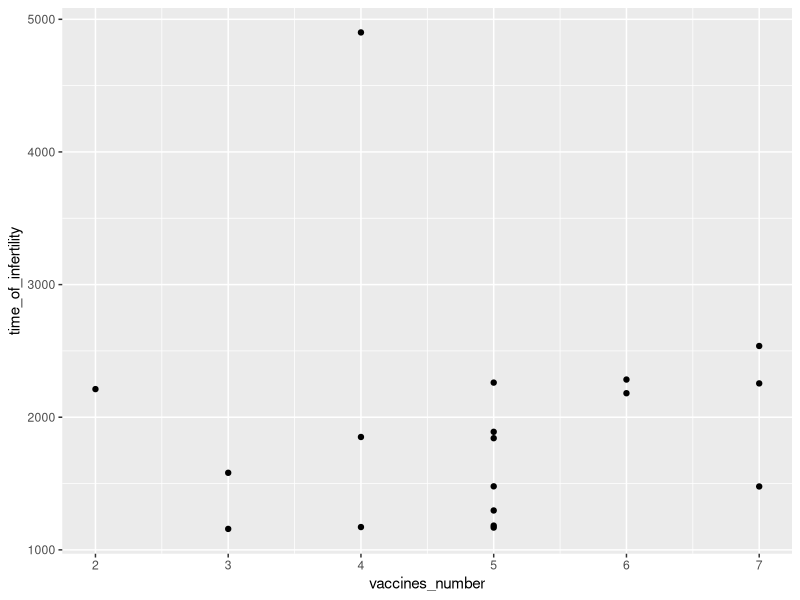
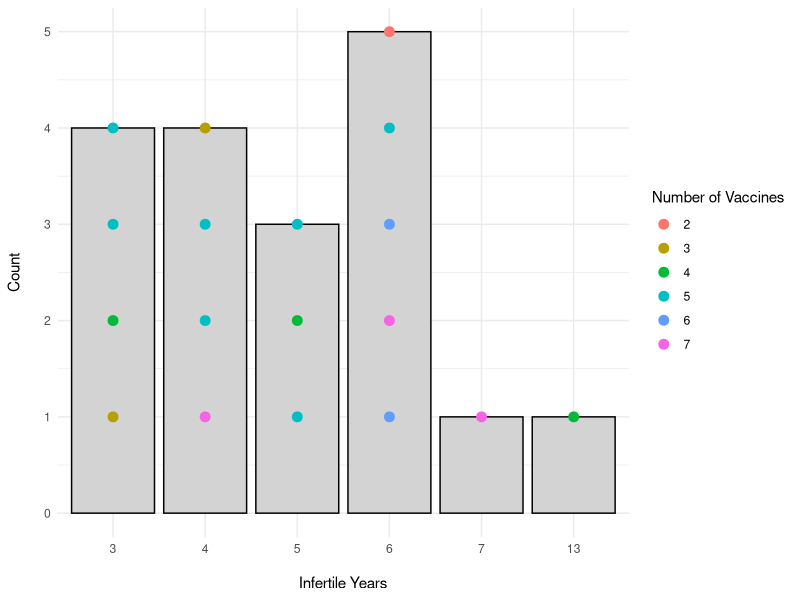
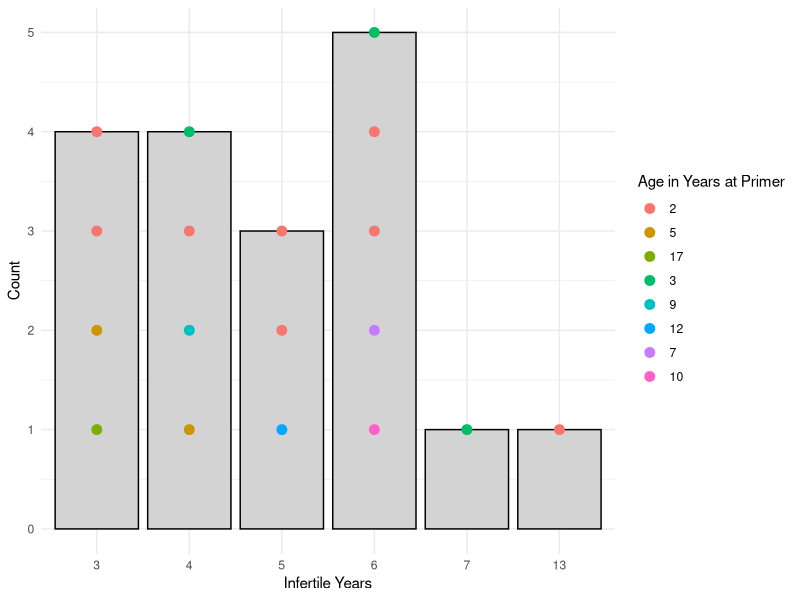

Write the R code that produced these figures, in order. (Note: this script raises an error after producing the figures.)
# libraries and data import----
library(tidyverse)
library(readxl)
library(ggrepel)
library(lubridate)
library(gridExtra)

pzp <- read_excel("data/pzpdata.xlsx")
pzp <- mutate_if(pzp, is.POSIXct, as.Date)
pzp$Foal_DOB_P_9yr <- as.Date(pzp$Foal_DOB_P_9yr)
pzp$Foal_DOB_P_10yr <- as.Date(pzp$Foal_DOB_P_9yr)

# CURRENTLY WITH 2 YRS discarding treatment, just efficacy -> birth again -----
# got an initial primer and booster
pandb <- pzp %>%  filter(!is.na(Primer)& !is.na(Booster1))

str(pandb [, 30:39])

# had at least 3 years of recorded infertility
efficient <- pandb %>%
  filter(apply(select(., 30:39), 1, function(row) {
      runs <- rle(row == "NP")
      any(runs$values & runs$lengths >= 2) }))
# maybe change to 2 years?
  
View(efficient)
nrow(efficient) # 62/85

# make a variable for whether they gave birth post infertility period
# attempt 1 - 
# if 3 years infertile and then birth again, 1,
# if not than 0
efficient <- efficient %>%
  mutate(birth_again = apply(select(., 30:39), 1, function(row) {
    # Get run lengths 
    runs <- rle(row == "NP")
    # check for at least one run of 3 or more NAs followed by a non-NA
    for (i in seq_along(runs$lengths)) {
      if (runs$values[i] == TRUE && runs$lengths[i] >= 3) { 
        # At least 3 consecutive "NP"
        # Calculate the starting index for the remaining values after the NP run
        start_idx <- sum(runs$lengths[1:i]) + 1
        remaining_values <- row[start_idx:length(row)]
        # Check if there's any "YES" in the remaining values, ignoring NA values
        if (any(remaining_values == "YES", na.rm = TRUE)) {
          return(1) }}}
    return(0) }))

# attempt 2 - separate non-reversible and data deficient
efficient <- efficient %>%
  mutate(birth_again = apply(select(., 30:39), 1, function(row) {
    runs <- rle(row == "NP")
    # initialise
    first_condition_met <- FALSE
    # Check if: 3 or more consecutive "NP"s followed by a "YES"
    for (i in seq_along(runs$lengths)) {
      # runs already made in prev code - if delete that then need to put it here
      if (runs$values[i] == TRUE && runs$lengths[i] >= 2) { 
        # At least 3 consecutive "NP"
        start_idx <- sum(runs$lengths[1:i]) + 1
        remaining_values <- row[start_idx:length(row)]
        if (any(remaining_values == "YES", na.rm = TRUE)) {
          first_condition_met <- TRUE
          break}}}
    if (first_condition_met) {
      return(1) }
    # Check for the second condition: 5 or more consecutive "NP"s
    if (any(runs$values & runs$lengths >= 5)) {
      return(0)}
    return(2)  }))

efficient_zero <- efficient %>% filter(birth_again == 0)
efficient_one <- efficient %>% filter (birth_again == 1)
efficient_excluded <- efficient %>%  filter (birth_again == 2)
efficient_unambigous <- efficient %>% filter((birth_again ==1) |(birth_again ==0) )
efficient_unambigous$age_at_primer <- as.numeric(efficient_unambigous$Primer - efficient_unambigous$birth_date)
efficient_unambigous$vaccines_number <- rowSums(!is.na(efficient_unambigous[, c(5:12)]))


# is there an effect on the above grouping of a) age at primer and b) number of doses received?
model_age <- glm(birth_again ~ age_at_primer, data = efficient_unambigous, family = binomial )
summary(model_age)
# no effect, but also very small sample size
model_vaccines <- glm(birth_again ~ vaccines_number, data = efficient_unambigous, family = binomial )
summary(model_vaccines)
# :') the more vaccines received the more likely they are to be in the group that came back to birth
# small sample size, but also: maybe they were more likely to give birth and thats why they received the more vaccines?
# but it should actually be: vaccines received before coming back to birth for those that did.
# actually: cannot compare, since its biased if I count like this.
# differently for both groups: before coming back to those that did but overall for those that didnt.
# year in which they received primer?
efficient_unambigous$year_primer <- as.factor(year(efficient_unambigous$Primer))
model_year <- glm(birth_again ~ year_primer, data = efficient_unambigous, family = binomial)
summary(model_year)
# absolutely no effect

# how long on average were they infertile for?
efficient_one<- efficient_one %>% 
  mutate(time_infertility = case_when(
    !is.na(Foal_DOB_P_3yr) ~ Foal_DOB_P_3yr,
    !is.na(Foal_DOB_P_4yr) ~ Foal_DOB_P_4yr,
    !is.na(Foal_DOB_P_5yr) ~ Foal_DOB_P_5yr,
    !is.na(Foal_DOB_P_6yr) ~ Foal_DOB_P_6yr,
    !is.na(Foal_DOB_P_7yr) ~ Foal_DOB_P_7yr,
    !is.na(Foal_DOB_P_8yr) ~ Foal_DOB_P_8yr,
    !is.na(Foal_DOB_P_9yr) ~ Foal_DOB_P_9yr,
    !is.na(Foal_DOB_P_10yr) ~ Foal_DOB_P_10yr))


# days from primer to first foal
pzp <- pzp %>% 
  mutate(days_primer_to_firstfoal = as.numeric( first_foal_after_treatment - Primer))
efficient_one <- efficient_one %>%  mutate(time_of_infertility =
                              as.numeric(time_infertility - Primer))

str(efficient_one$time_of_infertility)
mean(efficient_one$time_of_infertility)/365
sd(efficient_one$time_of_infertility)/365 
# avg time of infertility: 5 years 7 months, sd 0.9779
max(efficient_one$time_of_infertility)/365  # 6.95
min(efficient_one$time_of_infertility)/365 # 4.05
efficient_one$vaccines_number <- rowSums(!is.na(efficient_one[, c(5:12)]))
efficient_one$age_at_primer <- as.numeric(efficient_one$Primer - efficient_one$birth_date)
mean(efficient_one$age_at_primer)/365 # 5.12 years old

(plot_vaccines <- ggplot (efficient_one, aes( x = vaccines_number, y = time_of_infertility))+ geom_point())
# doesnt make too much sense as dont know if they got the vacccines before or after

efficient_one <- efficient_one %>%
  mutate(infertility_years = round(time_of_infertility / 365))  

efficient_one <- efficient_one %>%
  group_by(infertility_years) %>%
  mutate(point_position = seq(1, n(), length.out = n()))  # Evenly distribute points

efficient_one <- efficient_one %>%
  mutate(infertility_years = factor(infertility_years))

#  Plot with bars and evenly distributed points
(plot_vaccines_2 <- ggplot(efficient_one, aes(x = infertility_years)) +
    # Bar plot layer
    geom_bar(fill = "lightgray", color = "black") +
    # Overlay points evenly distributed along a vertical line within the bar
    geom_point(aes(y = point_position, color = factor(vaccines_number)), 
               size = 3, position = position_nudge(x = 0)) +  # Adjust point size and nudge
    scale_color_discrete(name = "Number of Vaccines") +  # Color by number of vaccines
    labs(x = "\nInfertile Years", y = "Count\n") +  # Adjust labels
    theme_minimal() ) 
# again, this plot makes no sense

efficient_one <- efficient_one%>%
  mutate(age_in_years_at_primer = round(age_at_primer / 365))  
efficient_one<-  efficient_one %>%
  mutate(age_category = factor(age_in_years_at_primer))  

efficient_one <- efficient_one %>%
  group_by(infertility_years) %>%
  mutate(point_position = seq(1, n(), length.out = n()))  

(plot_vaccines_2 <- ggplot(efficient_one, aes(x = infertility_years)) +
    geom_bar(fill = "lightgray", color = "black") +
    geom_point(aes(y = point_position, color = age_category), 
               size = 3, position = position_nudge(x = 0)) +  
    scale_color_discrete(name= "Age in Years at Primer") +  
    labs(x = "Infertile Years", y = "Count") +  
    theme_minimal())

# Function to calculate the longest consecutive "NP" in a vector
longest_consecutive_np <- function(row) {
  # Convert the row to a character vector to handle cases like factors
  row <- as.character(row)
  # Find consecutive "NP" values
  rle_result <- rle(row == "NP")
  # Return the length of the longest run of TRUE (where "NP" occurs)
  max(rle_result$lengths[rle_result$values == TRUE], na.rm = TRUE)}

str(efficient_zero[, 30:39])

efficient_zero$infertile_years <- apply(efficient_zero[, 30:39], 1, longest_consecutive_np)
efficient_zero$vaccines_number <- rowSums(!is.na(efficient_two[, c(5:12)]))
efficient_zero$age_at_primer <- as.numeric(efficient_zero$Primer - efficient_zero$birth_date)
mean(efficient_zero$age_at_primer)/365  # 6.1 years old
sd(efficient_zero$age_at_primer)/365
min(efficient_zero$age_at_primer)/365
max(efficient_zero$age_at_primer)/365
(plot_vaccines <- ggplot (efficient_zero, aes( x = age_at_primer/365, y = infertile_years))+ geom_point())
# no but this makes no sense this is just the length of data we have...



# if we just look at the "standard treatment"----
# filter horses who got 2 or 3 vaccines
reversibility_data <- pzp %>% filter(!is.na(Primer) & !is.na(Booster1) 
                                     & is.na (Booster3) & is.na(Booster4)) %>% 
  mutate(which_vaccines = case_when(!is.na(Booster2) ~ "3",
                                    is.na(Booster2) ~ "2")) %>% 
  select (-Std_num, -Booster3, -Booster4, - DOB_latest_foal, -DOB_foal_year_before, -primer_on_time, -booster_on_time, 
          - fertility, -efficiency_year1)

(vaccines_summary <- reversibility_data %>% 
    group_by(which_vaccines) %>% 
    summarise(count = length(which_vaccines)))
# 60 got 2 vaccines, 86 got 3

str(reversibility_data[,25:34])
# add how many years of data we have
reversibility_data <- reversibility_data %>%
  mutate(years_of_data = 
           ifelse(!is.na(Primer_again), 
      as.numeric(format(Primer_again, "%Y")) - as.numeric(format(Primer, "%Y")),
      apply(select(., 25:34), 1, function(row) {
        # if they didnt start treatment again - 
        stop_index <- which(is.na(row) | row == "OUT")[1]
        if (is.na(stop_index)) {10 }
        # Maximum years if no NA or "OUT" is found 
        else {stop_index - 1} 
      })))# Count up to the first occurrence

# remove observations of horses with no data 
reversibility_data <- filter(reversibility_data, years_of_data != "0")

# variable for whether ever observed to give birth again (logi)
reversibility_data <- reversibility_data %>% 
  mutate(birth_again = sapply(1:nrow(.), function(i) {
    row <- as.vector(unlist(select(.[i,], 11:20)))
    booster_value <- if(which_vaccines[i] ==3) 
    {Booster2[i] } 
    else if (which_vaccines[i] ==2) {Booster1[i]}
    else {NA}
    any(row > booster_value, na.rm = TRUE)}))

# add when the first recorded birth post-treatment was if any
reversibility_data <- reversibility_data %>%
  mutate(date_birth_again = as.Date(sapply(1:nrow(.), function(i) {
    row <- as.vector(unlist(select(.[i, ], 11:20)))
    booster_value <- if (which_vaccines[i] == 3) { Booster2[i]} 
    else if (which_vaccines[i] == 2) 
    {Booster1[i]} 
    else { NA}
    if (birth_again[i]) 
    # this means if birth again is TRUE
    {return(min(row[!is.na(row) & row > booster_value]))} 
    else 
    {return(NA)  # If birth_again is FALSE, return NA
    }}))) 

str(reversibility_data)
(reversible_summary <- reversibility_data %>% 
    group_by(which_vaccines, birth_again) %>% 
    summarise(count = length(Name)))

reversibility_2vacc <- reversibility_data %>% filter(which_vaccines == 2)
reversibility_3vacc <- reversibility_data %>% filter(which_vaccines == 3)

# 2 vaccines
(reversibility_2vacc_sum_years <- reversibility_2vacc %>% 
    group_by(years_of_data) %>% 
    summarise(count = length (Name)))

(reversibility_2vacc_plot <- ggplot(reversibility_2vacc,
                                    aes(x = years_of_data, 
                                        fill = birth_again))+
    geom_histogram(binwidth = 0.5)+
    scale_fill_manual(values = c("#CD6600", "#1C86EE"), labels = c("No", "Yes"))+
    labs(x = "\nYears of data available", y = "Number of individuals\n")+
    ggtitle("a) Primer and one booster\n")+
    scale_x_continuous(breaks = c(1,2,3,4,5,6,7,8,9))+
    guides(fill=guide_legend(title="Gave birth post-treatment"))+
    scale_x_continuous(breaks = c(1,2,3,4,5,6,7,8,9))+
    theme_classic()+
    theme(legend.position = "none"))
ggsave("pzp/plots/years_vs_reversibility_2yrs.png", dpi = 600)


# 3 vaccines
(reversibility_3vacc_sum_years <- reversibility_3vacc %>% 
    group_by(years_of_data) %>% 
    summarise(count = length (Name)))

(reversibility_3vacc_plot <- ggplot(reversibility_3vacc,
                                    aes(x = years_of_data, 
                                        fill = birth_again))+
    scale_fill_manual(values = c("#CD6600", "#1C86EE"), labels = c("No", "Yes"))+
    labs(x = "\nYears of data available", y = "Number of individuals\n")+
    ggtitle ("b) Primer and two boosters\n")+
    scale_x_continuous(breaks = c(1,2,3,4,5,6,7,8,9))+
    guides(fill=guide_legend(title="Gave birth post-treatment"))+
    theme_classic()+
    theme(legend.position = "none")+
    geom_histogram(binwidth = 0.5))
ggsave("pzp/plots/years_vs_reversibility_3yrs.png", dpi = 600)

# side by side plot 
reversibility_combined <- grid.arrange(reversibility_2vacc_plot, reversibility_3vacc_plot, nrow = 1, ncol = 2)
ggsave("pzp/plots/reversible_vs_years.png", plot = reversibility_combined, dpi = 600)

# unnecessary now, check later what this is, i forgot----
pbb <-  pzp %>%  filter(!is.na(Primer)& !is.na(Booster1) & !is.na(Booster2)
                        & is.na(Booster3) & is.na(Booster4))

pbb <- pbb %>%
  mutate(birth_again = sapply(1:nrow(.), function(i) {
    # Extract the row as a vector of dates
    row <- as.vector(unlist(select(.[i, ], 14:23)))
    # Check if any non-NA value is greater than Booster2
    any(row > Booster2[i], na.rm = TRUE)}))

pbb_summary <- pbb %>% 
  group_by(birth_again) %>% 
  summarise(count = length(birth_again))
pbb_summary

pbb <- pbb %>%
  mutate(years_of_data = apply(select(., 31:39), 1, function(row) {
      # Find the position of the first NA or "OUT"
      stop_index <- which(is.na(row) | row == "OUT")[1]
      # Count up to the first occurrence
      return(stop_index - 1)}))
str(pbb[, 31:39])

pbb <- pbb %>% filter(years_of_data > 0)

# graphs
# is there a relationship between years of data and whether they come back to give birth or not?
# generally weird pattern.
# Age? I looked at this already but in the other group

# models on reversibility, currently with stricter data----

# 1- years of data
years_model <- glm( birth_again_strict ~ years_of_data, family = binomial, data = reversibility_data)
summary(years_model)
# + - the more years, the more likely it is to be true (0/1 in R)
# more likely to be false if fewer years of data, makes sense
# aic 87

# 2 - age at primer
reversibility_data <- mutate(reversibility_data, age_at_primer = as.numeric((Primer-birth_date)/365))
age_model <- glm(birth_again_strict ~age_at_primer, family = binomial, data = reversibility_data) 
summary(age_model)

# 3 - both
both_model <- glm(birth_again_strict ~ age_at_primer + years_of_data, family = binomial, data = reversibility_data) 
summary(both_model)
# still better with explaining just with the years of data

# 4 - years of data, no of vaccines
vaccines_model <- glm(birth_again_strict ~ years_of_data + which_vaccines, family = binomial, data = reversibility_data)     
summary(vaccines_model)
# not better

# try a random effect - not ok
# null 
null_model <- glm(birth_again_strict ~1, family = binomial, data = reversibility_data)
summary(null_model) # good its higher aic

# how long on average to first foal? From the end of treatment
reversibility_data <- mutate(reversibility_data,
                             time_to_foal = case_when(
                               which_vaccines == 2 ~ as.numeric((date_birth_again - Booster1)/365),
                               which_vaccines == 3 ~ as.numeric((date_birth_again - Booster2) /365)))

# average for everyone 
mean(reversibility_data$time_to_foal, na.rm = TRUE) # 1.5 years after last vaccine
# ok, so some seem to come back because vaccination was not efficient in the first place.
# they give birth immediately after B2, which means P and B didnt work.

# so what if we change the condition? Not just birth after B2 / B1, but birth after at least 1 infertile year.

# reversibility, standard treatment, stricter criteria ----

# did they give birth again, after at least 1 infertile year?
reversibility_data <- reversibility_data %>% 
  mutate(birth_again_strict = sapply(1:nrow(.), function(i) {
    row <- as.vector(unlist(select(.[i,], 11:20)))
    booster_value <- if(which_vaccines[i] ==3) 
    {Booster2[i] } 
    else if (which_vaccines[i] ==2) {Booster1[i]}
    else {NA}
    any(row > (booster_value+545), na.rm = TRUE) }))
    # the recorded birth has to be at least 1.5 years after the last vaccine
    # this ensures that there was at least 1 infertile year after the last vaccine was received
  

reversibility_data <- reversibility_data %>%
  mutate(birth_strict = as.Date(sapply(1:nrow(.), function(i) {
    row <- as.vector(unlist(select(.[i, ], 11:20)))
    booster_value <- if (which_vaccines[i] == 3) { Booster2[i]} 
    else if (which_vaccines[i] == 2) 
    {Booster1[i]} 
    else { NA}
    if (birth_again_strict[i]) 
    {return(min(row[!is.na(row) & row > (booster_value+545) ]))} 
    else {return(NA)}  }))) 
    # If birth_again is FALSE, return NA
  

reversibility_min2yrs <- reversibility_data %>% 
  filter(years_of_data != 1)
View(reversibility_min2yrs)

str(reversibility_data)
(reversible_summary_2 <- reversibility_min2yrs %>% 
    group_by(which_vaccines, birth_again_strict) %>% 
    summarise(count = length(Name)))
# 2 vaccines: 12 didnt come back, 9 did. 
# 3 vaccines: 53 didnt come back, 15 did.

reversibility_2vacc_strict <- reversibility_min2yrs %>% filter(which_vaccines == 2)
reversibility_3vacc_strict <- reversibility_min2yrs %>% filter(which_vaccines == 3)

# 2 vaccines
(reversibility_2vacc_sum_years_strict <- reversibility_2vacc_strict %>% 
    group_by(years_of_data) %>% 
    summarise(count = length (Name)))

(reversibility_2vacc_plot_strict<- ggplot(reversibility_2vacc_strict,
                                          aes(x = years_of_data, 
                                              fill = birth_again_strict))+
    geom_histogram(binwidth = 0.5)+
    scale_fill_manual(values = c("#CD6600", "#1C86EE"), labels = c("No", "Yes"))+
    labs(x = "\nYears of data available", y = "Number of individuals\n")+
    ggtitle("a) Primer and one booster\n")+
    
    guides(fill=guide_legend(title="Gave birth post-treatment"))+
    theme_classic()+
    # theme(legend.position = "none")+
    scale_x_continuous(breaks = c(1,2,3,4,5,6,7,8,9)))
ggsave("pzp/plots/years_vs_reversibility_2yrs.png", dpi = 600)


# 3 vaccines
(reversibility_3vacc_sum_years_strict <- reversibility_3vacc_strict %>% 
    group_by(years_of_data) %>% 
    summarise(count = length (Name)))

(reversibility_3vacc_plot <- ggplot(reversibility_3vacc_strict,
                                    aes(x = years_of_data, 
                                        fill = birth_again_strict))+
    scale_fill_manual(values = c("#CD6600", "#1C86EE"), labels = c("No", "Yes"))+
    labs(x = "\nYears of data available", y = "Number of individuals\n")+
    ggtitle ("b) Primer and two boosters\n")+
    scale_x_continuous(breaks = c(1,2,3,4,5,6,7,8,9))+
    guides(fill=guide_legend(title="Gave birth post-treatment"))+
    theme_classic()+
    theme(legend.position = "none")+
    geom_histogram(binwidth = 0.5))
ggsave("pzp/plots/years_vs_reversibility_3yrs.png", dpi = 600)

reversibility_data <- mutate(reversibility_data,
                             time_to_foal_strict = case_when(
                               which_vaccines == 2 ~ as.numeric((birth_strict - Booster1)/365),
                               which_vaccines == 3 ~ as.numeric((birth_strict - Booster2) /365)))

# average for everyone 
mean(reversibility_data$time_to_foal_strict, na.rm = TRUE)
range(reversibility_data$time_to_foal_strict, na.rm = TRUE)
sd(reversibility_data$time_to_foal_strict, na.rm = TRUE)
# trying to plot data based on time since treatment  ----

reversibility_longer <- reversibility_3vacc_strict %>% 
  pivot_longer( cols= c(25:34), names_to = "Year_of_foal", values_to = "Pregnancy_status" )

reversibility_longer <- reversibility_longer %>% 
  filter(!is.na(Pregnancy_status)) %>% 
  filter(Pregnancy_status != "NK") %>% 
  filter(Pregnancy_status != "OUT")

(reversibility_summary_attempt <- reversibility_longer %>% 
    group_by(Year_of_foal, Pregnancy_status ) %>% 
    summarise(count = sum(!is.na(Pregnancy_status))))

reversibility_summary_attempt <- reversibility_summary_attempt %>% 
  drop_na() %>% 
  filter(Pregnancy_status != "OUT") %>% 
  filter(Pregnancy_status != "NK")

# try excluding those who were treated again
reversibility_longer <- reversibility_longer %>%
  mutate(Year_of_foal = as.numeric(str_extract(Year_of_foal, "\\d+")))
# redo calculations as i am not sure - ??

reversibility_longer <- reversibility_longer %>%
  filter(is.na(Primer_again) | (Year_of_foal + 1) < (as.numeric(format(Primer_again, "%Y")) - as.numeric(format(Primer, "%Y"))))

# an attempt at plot but i dont acc need the summary for this...
(plot_by_year <- ggplot(reversibility_longer,
                        aes(x = Year_of_foal, 
                            fill = Pregnancy_status))+
    scale_fill_manual(values = c("#CD6600", "#1C86EE"), labels = c("No foal", "Foal"))+
    geom_histogram(stat = "count")+
    theme_classic())  

# percentage attempt 

# Compute proportions within each year
reversibility_longer_percent <- reversibility_longer %>%
  group_by(Year_of_foal) %>%
  mutate(total = n()) %>%
  group_by(Year_of_foal, Pregnancy_status) %>%
  summarise(count = n(), .groups = "drop") %>%
  mutate(percent = count / sum(count) * 100)  # Compute percentages

# Plot as 100% stacked bars
(plot_by_year <- ggplot(reversibility_longer_percent, 
                        aes(x = Year_of_foal, 
                            y = percent, 
                            fill = Pregnancy_status)) +
    geom_col(position = "fill") +  # Fill makes bars 100% stacked
    scale_fill_manual(values = c("#CD6600", "#1C86EE"), labels = c("No foal", "Foal")) +
    scale_y_continuous(labels = scales::percent_format(scale = 1)) +  # Convert to percentage format
    theme_classic())
# but have to somehow 1) add sample size
# b) make it clear that for some horses we simply do not have the data for 5 etc years,
# so it might be a false impression that they do not come back.

# ok, but also: if they got primer again, exclude them from the years after they got the P again.
# maybe if the date recorded for something is later than the p + years of data then exclude? 
# i dont knooow

reversibility_longer_2vacc <- reversibility_2vacc_strict %>% 
  pivot_longer( cols= c(25:34), names_to = "Year_of_foal", values_to = "Pregnancy_status" )

reversibility_longer_2vacc <- reversibility_longer_2vacc %>% 
  filter(!is.na(Pregnancy_status)) %>% 
  filter(Pregnancy_status != "NK") %>% 
  filter(Pregnancy_status != "OUT")

(reversibility_summary_attempt <- reversibility_longer %>% 
    group_by(Year_of_foal, Pregnancy_status ) %>% 
    summarise(count = sum(!is.na(Pregnancy_status))))
View(reversibility_summary_attempt)
reversibility_summary_attempt <- reversibility_summary_attempt %>% 
  drop_na() %>% 
  filter(Pregnancy_status != "OUT") %>% 
  filter(Pregnancy_status != "NK")

# an attempt at plot but i dont acc need the summary for this...
(plot_by_year <- ggplot(reversibility_longer_2vacc,
                        aes(x = Year_of_foal, 
                            fill = Pregnancy_status))+
    scale_fill_manual(values = c("#CD6600", "#1C86EE"), labels = c("No foal", "Foal"))+
    geom_histogram(stat = "count")+
    theme_classic())  

# percentage attempt 

# Compute proportions within each year
reversibility_longer_percent_2vacc <- reversibility_longer_2vacc %>%
  group_by(Year_of_foal) %>%
  mutate(total = n()) %>%
  group_by(Year_of_foal, Pregnancy_status) %>%
  summarise(count = n(), .groups = "drop") %>%
  mutate(percent = count / sum(count) * 100)  # Compute percentages

# Plot as 100% stacked bars
(plot_by_year <- ggplot(reversibility_longer_percent_2vacc, 
                        aes(x = Year_of_foal, 
                            y = percent, 
                            fill = Pregnancy_status)) +
    geom_col(position = "fill") +  # Fill makes bars 100% stacked
    scale_fill_manual(values = c("#CD6600", "#1C86EE"), labels = c("No foal", "Foal")) +
    scale_y_continuous(labels = scales::percent_format(scale = 1)) +  # Convert to percentage format
    theme_classic())

# ok, but also: if they got primer again, exclude them from the years after they got the P again.
# maybe if the date recorded for something is later than the p + years of data then exclude? 
# i dont knooow

reversibility_longer_2vacc <- reversibility_longer_2vacc %>%
  mutate(Year_of_foal = as.numeric(str_extract(Year_of_foal, "\\d+")))
# redo calculations as i am not sure

reversibility_longer_2vacc <- reversibility_longer_2vacc %>%
  filter(is.na(Primer_again) | (Year_of_foal - 1) <= (as.numeric(format(Primer_again, "%Y")) - as.numeric(format(Primer, "%Y"))))






